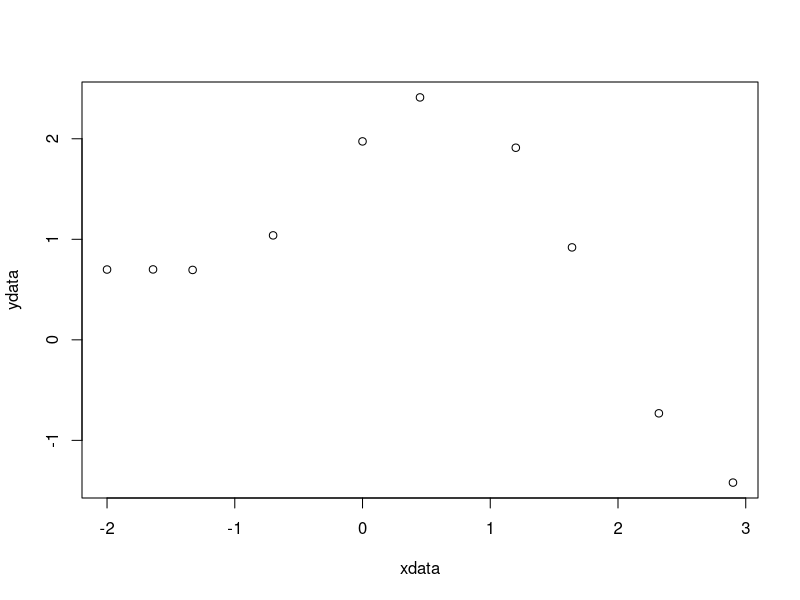

Source code (R):
# Croucher-example1.R -- https://walkingrandomly.com/?p=5254
# construct the data vectors using c()
xdata = c(-2,-1.64,-1.33,-0.7,0,0.45,1.2,1.64,2.32,2.9)
ydata = c(0.699369,0.700462,0.695354,1.03905,1.97389,2.41143,1.91091,0.919576,-0.730975,-1.42001)

# look at it
plot(xdata,ydata)

# some starting values
p1 = 1
p2 = 0.2

# do the fit
fit = nls(ydata ~ p1*cos(p2*xdata) + p2*sin(p1*xdata), start=list(p1=p1,p2=p2))

# summarise
summary(fit)
